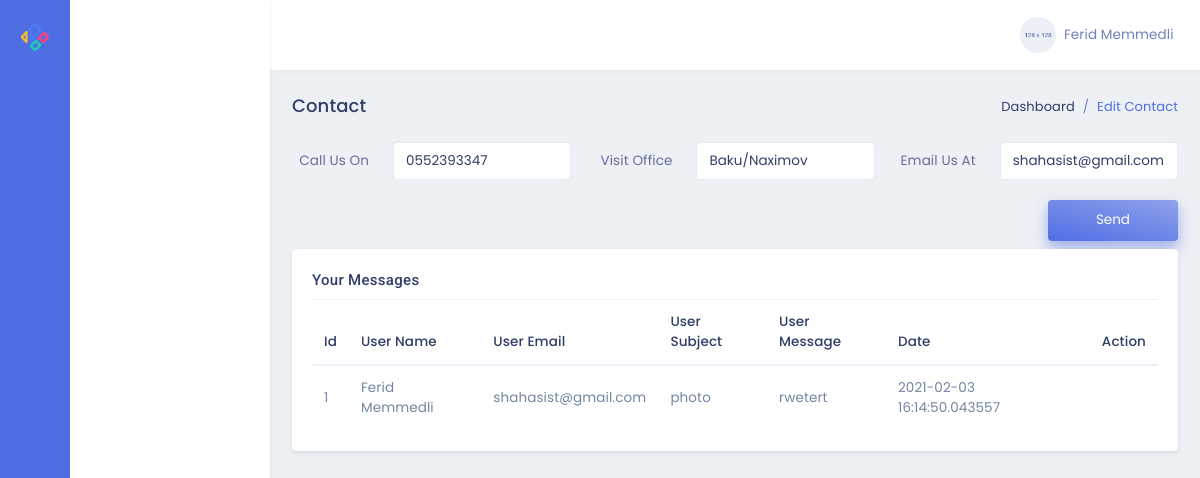
The page /admin/ on the database as committed earlier.
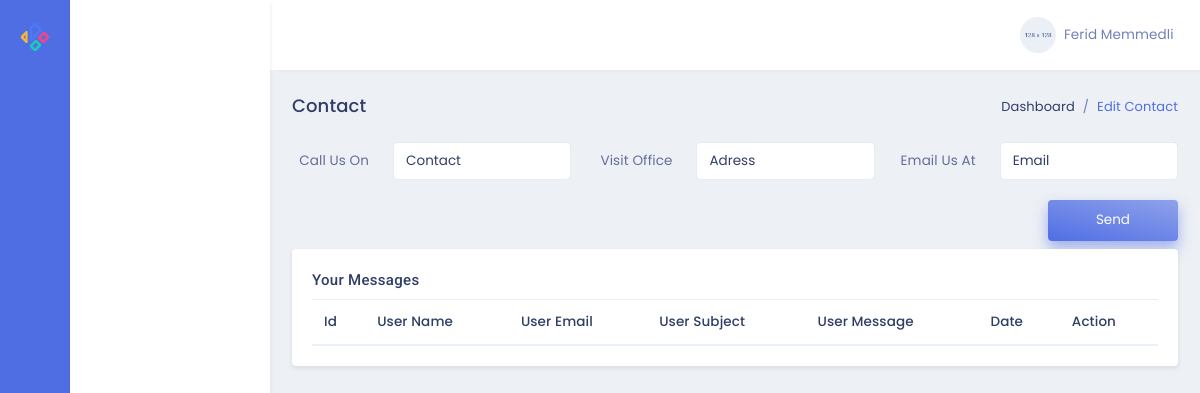
The same page on the database as committed later.
### models.py (models this page shows)
class Contact(db.Model):
    id = db.Column(db.Integer, primary_key=True)
    elaqe = db.Column(db.String(100),nullable=False)
    unvan = db.Column(db.String(100),nullable=False)
    email = db.Column(db.String(100),nullable=False)

class Form(db.Model):
    id = db.Column(db.Integer, primary_key=True)
    userName = db.Column(db.String(50),nullable=False)
    userEmail = db.Column(db.String(50),nullable=False)
    userSubject = db.Column(db.String(100),nullable=False)
    userMessage = db.Column(db.Text,nullable=False)
    userDate = db.Column(db.DateTime,default=datetime.now())

### admin/routes.py (the view, shortened to what this page needs)
@admin.route('/',methods=['GET','POST'])
def adminPage():
    form=Form.query.all()
    contact=Contact.query.all()
    if Contact.query.get(1):
        bos=True
    else:
        bos=False
    return render_template('admin/index.html',form=form,contact=contact,bos=bos)

### admin/templates/admin/index.html
{% extends "admin/layout.html" %}
{% block contentAdmin %}
<div class="row">
    <div class="col-sm-12">
        <div class="page-title-box">
            <div class="float-right">
                <ol class="breadcrumb">
                    <li class="breadcrumb-item"><a href="javascript:void(0);">Dashboard</a></li>
                    <li class="breadcrumb-item active">Edit Contact</li>
                </ol>
            </div>
            <h4 class="page-title">Contact</h4>
        </div>
    </div>
</div>
<form action="{{url_for('admin.adminPage')}}" method="POST" class="row">
    <div class="col-4">
        <div class="form-group row">
            <label for="example-text-input" class="col-4 col-form-label text-right">Call Us On</label>
            <div class="col-8">
                {% if bos %}
                {% for i in contact %}
                    <input class="form-control" name="elaqe" value="{{i.elaqe}}" type="text" id="example-text-input" required>
                {% endfor %}
                {% else %}
                    <input class="form-control" name="elaqe" value="Contact" type="text" id="example-text-input" required>
                {% endif %}
            </div>
        </div>
    </div>
    <div class="col-4">
        <div class="form-group row">
            <label for="example-text-input1" class="col-4 col-form-label text-right">Visit Office</label>
            <div class="col-8">
                {% if bos %}
                {% for i in contact %}
                    <input class="form-control" name="unvan" value='{{i.unvan}}' type="text" id="example-text-input1" required>
                {% endfor %}
                {% else %}
                    <input class="form-control" name="unvan" value='Adress' type="text" id="example-text-input1" required>
                {% endif %}
            </div>
        </div>
    </div>
    <div class="col-4">
        <div class="form-group row">
            <label for="example-text-input2" class="col-4 col-form-label text-right">Email Us At</label>
            <div class="col-8">
                {% if bos %}
                {% for i in contact %}
                <input class="form-control" name="email" value="{{i.email}}" type="email" id="example-text-input2" required>
                {% endfor %}
                {% else %}
                <input class="form-control" name="email" value="Email" type="email" id="example-text-input2" required>
                {% endif %}
            </div>
        </div>
    </div>
    <div class="col-sm-12 text-right">
        <button type="submit" class="btn btn-gradient-primary px-5 py-2 mb-2">Send</button>
    </div>
</form>
<div class="row">
    <div class="col-lg-12">
        <div class="card">
            <div class="card-body">
                <h4 class="mt-0 header-title">Your Messages</h4>
                <div class="table-responsive">
                    <table class="table table-striped mb-0">
                        <thead>
                            <tr>
                                <th>Id</th>
                                <th>User Name</th>
                                <th>User Email</th>
                                <th>User Subject</th>
                                <th>User Message</th>
                                <th>Date</th>
                                <th>Action</th>
                            </tr>
                        </thead>
                        <tbody>
                            {% for form in form %}
                            <tr>
                                <td>{{form.id}}</td>
                                <td>{{form.userName}}</td>
                                <td>{{form.userEmail}}</td>
                                <td>{{form.userSubject}}</td>
                                <td>{{form.userMessage}}</td>
                                <td>{{form.userDate}}</td>
                                <td>
                                    <a href="/admin/deleteform/{{form.id}}"><i
                                            class="fas fa-trash-alt text-danger font-16"></i></a>
                                </td>
                            </tr>
                            {% endfor %}
                        </tbody>
                    </table>
                </div>
            </div>
        </div>
    </div>
</div>
{% endblock %}

### admin/templates/admin/layout.html (shortened to what this page needs)
<!DOCTYPE html>
<html lang="en">
<head>
    <link href="./static/plugins/dropify.min.css" rel="stylesheet">
    <link href="./static/assets/css/bootstrap.min.css" rel="stylesheet" type="text/css" />
    <link href="./static/assets/css/jquery-ui.min.css" rel="stylesheet">
    <link href="./static/assets/css/icons.min.css" rel="stylesheet" type="text/css" />
    <link href="./static/assets/css/metisMenu.min.css" rel="stylesheet" type="text/css" />
    <link href="./static/assets/css/app.min.css" rel="stylesheet" type="text/css" />
</head>
<body>
    <div class="leftbar-tab-menu">
        <div class="main-icon-menu">
            <a href="{{url_for('admin.adminPage')}}" class="logo logo-metrica d-block text-center">
                <span>
                    <img src="./static/assets/images/logo-sm.png" alt="logo-small" class="logo-sm">
                </span>
            </a>
            <nav class="nav">
                <a href="#MetricaProject" class="nav-link" data-toggle="tooltip-custom" data-placement="right" title=""
                    data-original-title="Project" data-trigger="hover">
                </a>
            </nav>
        </div>
        <div class="main-menu-inner">
            <div class="menu-body slimscroll">
            </div>
        </div>
    </div>
    <div class="topbar">
        <nav class="navbar-custom">
            <ul class="list-unstyled topbar-nav float-right mb-0">
                <li class="dropdown">
                    <a class="nav-link dropdown-toggle waves-effect waves-light nav-user" data-toggle="dropdown"
                        href="#" role="button" aria-haspopup="false" aria-expanded="false">
                        <img src="./static/assets/images/users/user-4.jpg" alt="profile-user" class="rounded-circle" />
                        <span class="ml-1 nav-user-name hidden-sm">Ferid Memmedli <i class="mdi mdi-chevron-down"></i> </span>
                    </a>
                </li>
            </ul>
        </nav>
    </div>
    <div class="page-wrapper">
        <div class="page-content-tab">
            <div class="container-fluid">
                {% block contentAdmin %}
                {% endblock %}
            </div>
        </div>
    </div>
</body>
</html>

Rows that differ between the two databases and show on the page:
removed Contact: elaqe "0552393347", unvan "Baku/Naximov", email "shahasist@gmail.com"
removed Form: id "1", userName "Ferid Memmedli", userEmail "shahasist@gmail.com", userSubject "photo", userMessage "rwetert", userDate "2021-02-03 16:14:50.043557"
Other text that changed with them:
form field elaqe: (not shown) → "Contact"
form field unvan: (not shown) → "Adress"
form field email: (not shown) → "Email"
